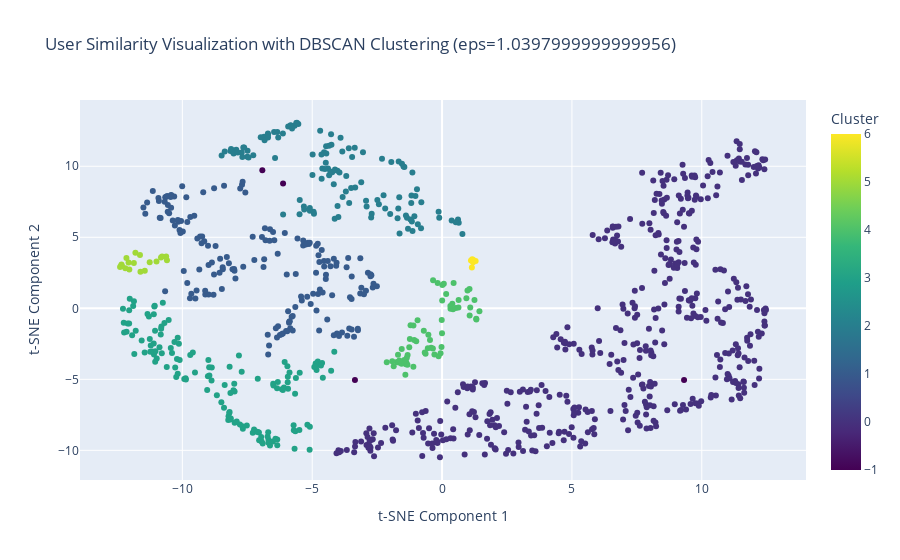

The notebook cell saved with this chart:
### Code cell
import numpy as np
from sklearn.cluster import DBSCAN
import plotly.express as px
import pandas as pd
from sklearn.decomposition import PCA
from sklearn.manifold import TSNE
from sklearn.preprocessing import StandardScaler

# Step 1: Prepare data for similarity visualization
selected_features = ['userId', 'genres_cmu', 'rating', 'budget']
# Group data by userId and genres_cmu, calculating the mean of ratings and filling NaNs
df_merged.dropna(subset=selected_features, inplace=True)
user_genre_ratings = df_merged.groupby(['userId', 'genres_cmu'])['rating'].mean().unstack().fillna(0)

# Include additional features if available (e.g., budget, etc.)
if 'budget' in df_merged.columns:
    user_genre_ratings['budget'] = df_merged.groupby('userId')['budget'].mean()

subsample_size = 1000  # Adjust to an acceptable size
user_genre_ratings = user_genre_ratings.sample(n=subsample_size, random_state=42)

# Step 2: Standardize the data
scaler = StandardScaler()
user_genre_scaled = scaler.fit_transform(user_genre_ratings)

# Step 3: Dimensionality reduction for visualization
# Use PCA for initial dimensionality reduction


'''
# TRY WITH n_components 10, 2 20 (for some good tests)
'''


pca = PCA(n_components=10) 
user_genre_pca = pca.fit_transform(user_genre_scaled)

# Use t-SNE for a more detailed 2D visualization
tsne = TSNE(n_components=2, random_state=42, perplexity=30, n_iter=300)
user_genre_tsne = tsne.fit_transform(user_genre_pca)

# Convert the result to a DataFrame for plotting
user_tsne_df = pd.DataFrame(user_genre_tsne, columns=['Component 1', 'Component 2'])
user_tsne_df['userId'] = user_genre_ratings.index

list_clusters = []
range_eps = np.arange(1, 2, 0.0001)

# Step 4: Apply DBSCAN for clustering
for eps_value in range_eps:
    dbscan = DBSCAN(eps=eps_value, min_samples=5)  # Set random_state for consistency
    user_tsne_df['Cluster'] = dbscan.fit_predict(user_tsne_df[['Component 1', 'Component 2']])
    list_clusters.append(len(user_tsne_df['Cluster'].unique()))

# Plot the number of clusters as a function of eps
plt.plot(range_eps, list_clusters)

# get the epsilon for wich the number of clusters is 4
eps_value = range_eps[list_clusters.index(8)]
print(f"Optimal Epsilon value: {eps_value}")
dbscan = DBSCAN(eps=eps_value, min_samples=5)  # Set random_state for consistency
user_tsne_df['Cluster'] = dbscan.fit_predict(user_tsne_df[['Component 1', 'Component 2']])
# Step 5: Visualize the results with Plotly
fig_similarity = px.scatter(
    user_tsne_df,
    x='Component 1',
    y='Component 2',
    hover_data=['userId'],
    title=f'User Similarity Visualization with DBSCAN Clustering (eps={eps_value})',
    labels={'Component 1': 't-SNE Component 1', 'Component 2': 't-SNE Component 2'},
    color='Cluster',  # Use DBSCAN clusters for coloring points
    color_continuous_scale='Viridis',  # Change this palette if necessary
    category_orders={'Cluster': [0, 1, 2, 3, 4, -1]}  # -1 is for noise points
)
print(f"Eps: {eps_value}")

# Display the plot
fig_similarity.show()

### Figure 1 — Plotly figure (JSON) as saved in the notebook; plotly's stock layout.template omitted (floating-point values rounded to 4 significant figures; data arrays with more than 128 entries replaced by an {"elided": "..."} marker saying what was removed)
{"data": [{"customdata": {"elided": "1000x1 int values"}, "hovertemplate": "t-SNE Component 1=%{x}<br>t-SNE Component 2=%{y}<br>userId=%{customdata[0]}<br>Cluster=%{marker.color}<extra></extra>", "legendgroup": "", "marker": {"color": {"elided": "1000 int values"}, "coloraxis": "coloraxis", "symbol": "circle"}, "mode": "markers", "name": "", "orientation": "v", "showlegend": false, "type": "scatter", "x": {"elided": "1000 float values"}, "xaxis": "x", "y": {"elided": "1000 float values"}, "yaxis": "y"}], "layout": {"coloraxis": {"colorbar": {"title": {"text": "Cluster"}}, "colorscale": [[0, "#440154"], [0.1111, "#482878"], [0.2222, "#3e4989"], [0.3333, "#31688e"], [0.4444, "#26828e"], [0.5556, "#1f9e89"], [0.6667, "#35b779"], [0.7778, "#6ece58"], [0.8889, "#b5de2b"], [1, "#fde725"]]}, "legend": {"tracegroupgap": 0}, "title": {"text": "User Similarity Visualization with DBSCAN Clustering (eps=1.0397999999999956)"}, "xaxis": {"anchor": "y", "domain": [0, 1], "title": {"text": "t-SNE Component 1"}}, "yaxis": {"anchor": "x", "domain": [0, 1], "title": {"text": "t-SNE Component 2"}}}}
